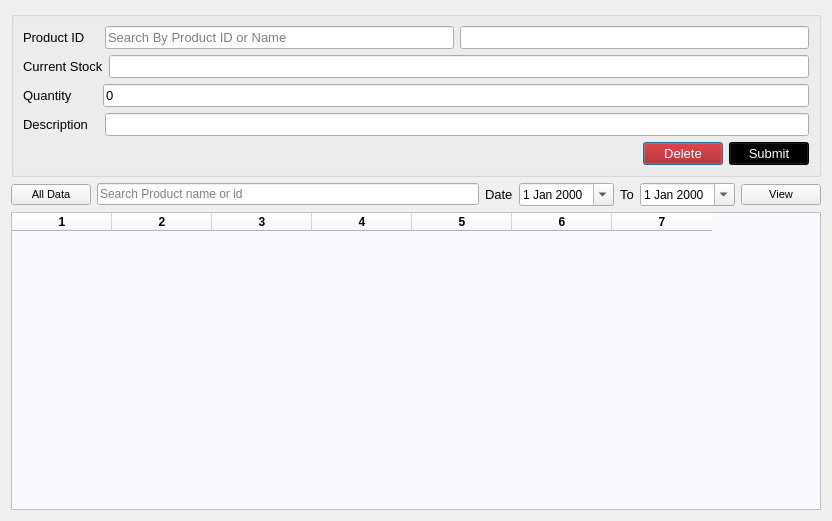
<?xml version="1.0" encoding="UTF-8"?>
<ui version="4.0">
 <class>Dialog</class>
 <widget class="QDialog" name="Dialog">
  <property name="windowModality">
   <enum>Qt::ApplicationModal</enum>
  </property>
  <property name="geometry">
   <rect>
    <x>0</x>
    <y>0</y>
    <width>832</width>
    <height>521</height>
   </rect>
  </property>
  <property name="windowTitle">
   <string>Dialog</string>
  </property>
  <layout class="QGridLayout" name="gridLayout_4">
   <item row="0" column="0">
    <widget class="QGroupBox" name="groupBox">
     <property name="title">
      <string/>
     </property>
     <layout class="QGridLayout" name="gridLayout_2">
      <item row="0" column="0">
       <layout class="QGridLayout" name="gridLayout">
        <item row="1" column="0" colspan="2">
         <layout class="QHBoxLayout" name="horizontalLayout_5">
          <item>
           <widget class="QLabel" name="label_5">
            <property name="font">
             <font>
              <pointsize>10</pointsize>
             </font>
            </property>
            <property name="text">
             <string>Current Stock</string>
            </property>
           </widget>
          </item>
          <item>
           <widget class="QLineEdit" name="stock">
            <property name="font">
             <font>
              <pointsize>10</pointsize>
             </font>
            </property>
            <property name="text">
             <string/>
            </property>
            <property name="readOnly">
             <bool>true</bool>
            </property>
           </widget>
          </item>
         </layout>
        </item>
        <item row="0" column="0" colspan="2">
         <layout class="QHBoxLayout" name="horizontalLayout_4">
          <item>
           <widget class="QLabel" name="label_4">
            <property name="font">
             <font>
              <pointsize>10</pointsize>
             </font>
            </property>
            <property name="text">
             <string>Product ID    </string>
            </property>
           </widget>
          </item>
          <item>
           <widget class="QLineEdit" name="searchv">
            <property name="font">
             <font>
              <pointsize>10</pointsize>
             </font>
            </property>
            <property name="placeholderText">
             <string>Search By Product ID or Name</string>
            </property>
           </widget>
          </item>
          <item>
           <widget class="QLineEdit" name="name">
            <property name="font">
             <font>
              <pointsize>10</pointsize>
             </font>
            </property>
            <property name="readOnly">
             <bool>true</bool>
            </property>
           </widget>
          </item>
         </layout>
        </item>
        <item row="2" column="0" colspan="2">
         <layout class="QHBoxLayout" name="horizontalLayout">
          <item>
           <widget class="QLabel" name="label">
            <property name="font">
             <font>
              <pointsize>10</pointsize>
             </font>
            </property>
            <property name="text">
             <string>Quantity       </string>
            </property>
           </widget>
          </item>
          <item>
           <widget class="QLineEdit" name="qtn">
            <property name="font">
             <font>
              <pointsize>10</pointsize>
             </font>
            </property>
            <property name="text">
             <string>0</string>
            </property>
           </widget>
          </item>
         </layout>
        </item>
        <item row="3" column="0" colspan="2">
         <layout class="QHBoxLayout" name="horizontalLayout_2">
          <item>
           <widget class="QLabel" name="label_2">
            <property name="font">
             <font>
              <pointsize>10</pointsize>
             </font>
            </property>
            <property name="text">
             <string>Description   </string>
            </property>
           </widget>
          </item>
          <item>
           <widget class="QLineEdit" name="des">
            <property name="font">
             <font>
              <pointsize>10</pointsize>
             </font>
            </property>
           </widget>
          </item>
         </layout>
        </item>
        <item row="4" column="0">
         <spacer name="horizontalSpacer">
          <property name="orientation">
           <enum>Qt::Horizontal</enum>
          </property>
          <property name="sizeHint" stdset="0">
           <size>
            <width>40</width>
            <height>20</height>
           </size>
          </property>
         </spacer>
        </item>
        <item row="4" column="1">
         <layout class="QHBoxLayout" name="horizontalLayout_6">
          <item>
           <widget class="QPushButton" name="deleteb">
            <property name="font">
             <font>
              <pointsize>10</pointsize>
             </font>
            </property>
            <property name="styleSheet">
             <string notr="true">background-color: rgb(170, 0, 0);
color: rgb(255, 255, 255);</string>
            </property>
            <property name="text">
             <string>Delete</string>
            </property>
           </widget>
          </item>
          <item>
           <widget class="QPushButton" name="addb">
            <property name="font">
             <font>
              <pointsize>10</pointsize>
             </font>
            </property>
            <property name="styleSheet">
             <string notr="true">background-color: rgb(0, 0, 0);
color: rgb(255, 255, 255);</string>
            </property>
            <property name="text">
             <string>Submit</string>
            </property>
           </widget>
          </item>
         </layout>
        </item>
       </layout>
      </item>
     </layout>
    </widget>
   </item>
   <item row="1" column="0">
    <layout class="QGridLayout" name="gridLayout_3">
     <item row="0" column="0">
      <layout class="QHBoxLayout" name="horizontalLayout_3">
       <item>
        <layout class="QHBoxLayout" name="horizontalLayout_7">
         <item>
          <widget class="QPushButton" name="allb">
           <property name="font">
            <font>
             <pointsize>8</pointsize>
            </font>
           </property>
           <property name="text">
            <string>All Data</string>
           </property>
          </widget>
         </item>
         <item>
          <widget class="QLineEdit" name="searchv_2">
           <property name="font">
            <font>
             <pointsize>9</pointsize>
            </font>
           </property>
           <property name="placeholderText">
            <string>Search Product name or id</string>
           </property>
          </widget>
         </item>
         <item>
          <widget class="QLabel" name="label_3">
           <property name="font">
            <font>
             <pointsize>10</pointsize>
            </font>
           </property>
           <property name="text">
            <string>Date</string>
           </property>
          </widget>
         </item>
         <item>
          <widget class="QDateEdit" name="fromd">
           <property name="font">
            <font>
             <pointsize>9</pointsize>
            </font>
           </property>
           <property name="calendarPopup">
            <bool>true</bool>
           </property>
          </widget>
         </item>
         <item>
          <widget class="QLabel" name="label_6">
           <property name="font">
            <font>
             <pointsize>10</pointsize>
            </font>
           </property>
           <property name="text">
            <string>To</string>
           </property>
          </widget>
         </item>
         <item>
          <widget class="QDateEdit" name="tod">
           <property name="font">
            <font>
             <pointsize>9</pointsize>
            </font>
           </property>
           <property name="calendarPopup">
            <bool>true</bool>
           </property>
          </widget>
         </item>
         <item>
          <widget class="QPushButton" name="viewb">
           <property name="font">
            <font>
             <pointsize>8</pointsize>
            </font>
           </property>
           <property name="text">
            <string>View</string>
           </property>
          </widget>
         </item>
        </layout>
       </item>
      </layout>
     </item>
     <item row="1" column="0">
      <widget class="QTableWidget" name="tableWidget">
       <property name="font">
        <font>
         <weight>75</weight>
         <bold>true</bold>
        </font>
       </property>
       <property name="styleSheet">
        <string notr="true">background-color: rgb(251, 249, 255);
</string>
       </property>
       <property name="columnCount">
        <number>7</number>
       </property>
       <column/>
       <column/>
       <column/>
       <column/>
       <column/>
       <column/>
       <column/>
      </widget>
     </item>
    </layout>
   </item>
  </layout>
 </widget>
 <resources/>
 <connections/>
</ui>
